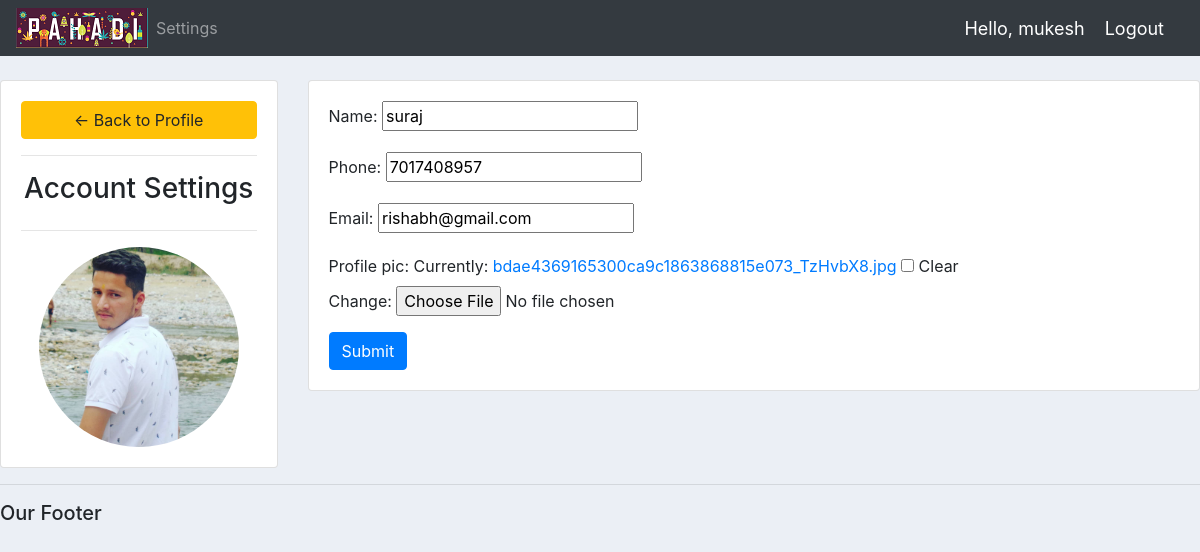
/account/ (signed in), run on the app's committed database.
### accounts/models.py (models this page shows, shortened)
class Customer(models.Model):
	user = models.OneToOneField(User, null=True,blank=True ,on_delete=models.CASCADE)
	name = models.CharField(max_length=200, null=True)
	phone = models.CharField(max_length=200, null=True)
	email = models.CharField(max_length=200, null=True)
	profile_pic = models.ImageField(default="logo.png",null=True, blank=True)
	date_created = models.DateTimeField(auto_now_add=True, null=True)

### accounts/decorators.py (the view)
		def wrapper_func(request, *args, **kwargs):
			group = None
			if request.user.groups.exists():
				group = request.user.groups.all()[0].name
			if group in allowed_roles:
				return view_func(request, *args, **kwargs)
			else:
				return HttpResponse('you are not authorised to view')

### accounts/forms.py
class CustomerForm(ModelForm):
	class Meta:
		model = Customer
		fields = '__all__'
		exclude = ['user']

### accounts/views.py (called while the page is built)
@login_required(login_url='login')
@allowed_users(allowed_roles=['customer'])
def accountSettings(request):
	customer = request.user.customer
	form = CustomerForm(instance=customer)
	if request.method == 'POST':
		form = CustomerForm(request.POST, request.FILES,instance=customer)
		if form.is_valid():
			form.save()
	context = {'form':form}
	return render(request, 'accounts/account_settings.html',context)

### accounts/templates/accounts/account_settings.html (shortened to what this page needs)
{%  extends 'accounts/main.html' %}
{% load static %}
{% block content %}
<br>
<div class="row">
	<div class="col-md-3">
		<div class="card card-body">
			<a class="btn btn-warning" href="{% url 'home' %}"> &#8592; Back to Profile</a>
			<hr>
			<h3 style="text-align: center">Account Settings</h3>
			<hr>
			<img class="profile-pic" src="{{request.user.customer.profile_pic.url}}" >
		</div>
	</div>
	<div class="col-md-9">
		<div class="card card-body">
			<form method="POST" action="" enctype="multipart/form-data">
				{{form.as_p}}
			<input class="btn btn-primary" type="submit" name="Update Information">
			</form>
		</div>
	</div>
</div>
{% endblock %}

### accounts/templates/accounts/navbar.html (shortened to what this page needs)
{% load static %}
<nav class="navbar navbar-expand-lg navbar-dark bg-dark">
  <img src="{% static 'images/logo.png' %}">
  <div class="collapse navbar-collapse" id="navbarNav">
    <ul class="navbar-nav">
      {% if request.user.is_staff %}
      <li class="nav-item active">
        <a class="nav-link" href="{% url 'home' %}">Dashboard</a>
      </li>
      <li class="nav-item">
        <a class="nav-link" href="{% url 'products' %}">Products</a>
      </li>
      {% else %}
        <li class="nav-item">
          <a class="nav-link" href="{% url 'account' %}">Settings</a>
        </li>
      {% endif %}
    </ul>
  </div>
  <span class="hello-msg">Hello, {{request.user}} </span>
  <span ><a class="hello-msg" href="{% url 'logout' %}">Logout</a></span>
</nav>

### static/css/main.css (style rules this page uses)
body { background-color: #ebeff5; }

### accounts/templates/accounts/navbar.html (style rules this page uses)
.hello-msg { font-size: 18px; color: #fff; margin-right: 20px; }

### accounts/templates/accounts/account_settings.html (style rules this page uses)
.profile-pic { max-width: 200px; max-height:200px; margin: 0 auto; border-radius: 50%; }

### data on the page
Customer: name "suraj", phone "7017408957", email "rishabh@gmail.com"

### other printed values
{{ request.user }} "mukesh"
